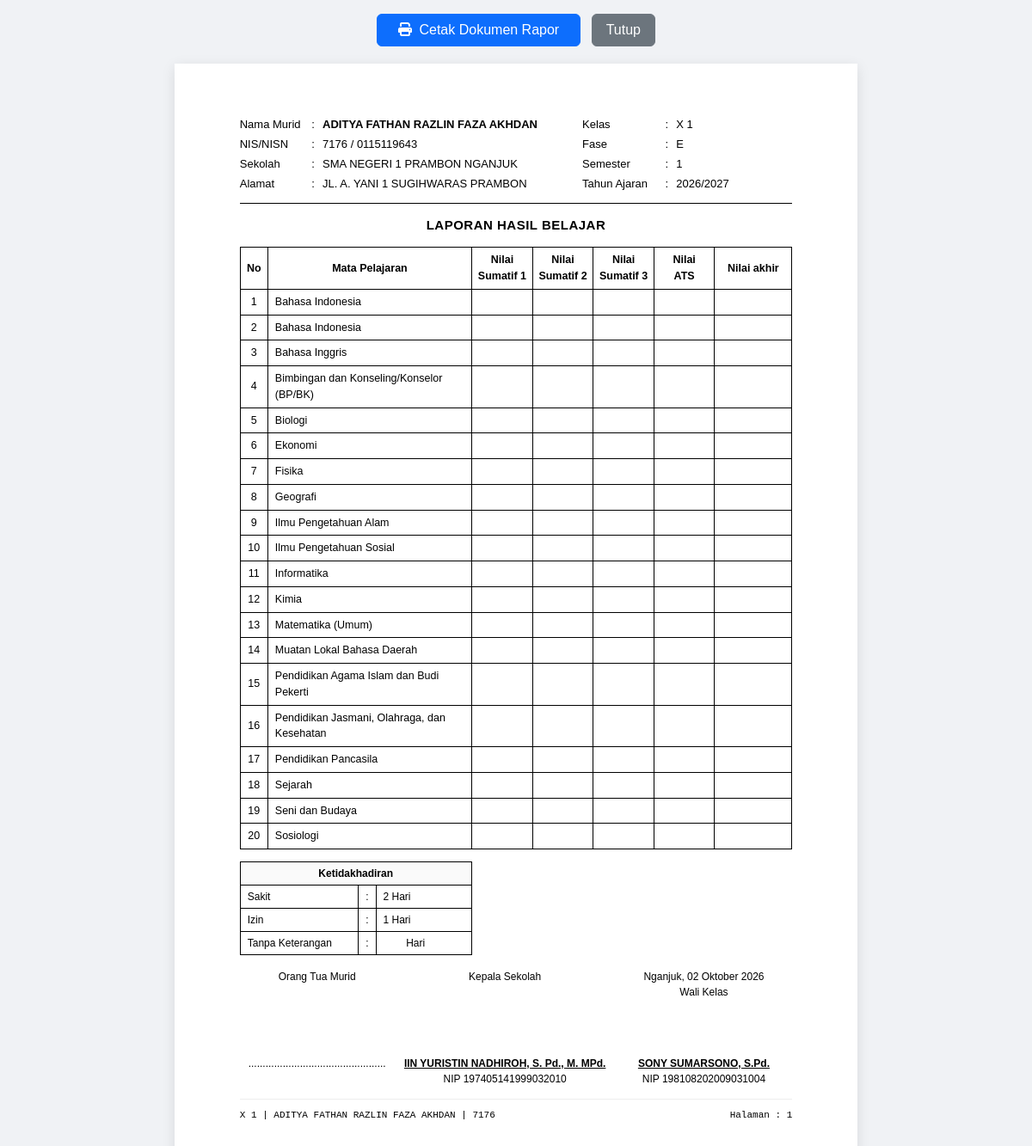
/student-report.php?nis=7176 (signed in), run on the app's committed database.
### tables this page shows
CREATE TABLE `tb_siswa` (
  `nis` varchar(20) NOT NULL,
  `id_user` int(11) NOT NULL,
  `nama` varchar(100) NOT NULL,
  `nisn` varchar(20) DEFAULT NULL,
  `id_kelas` int(11) NOT NULL,
  PRIMARY KEY (`nis`),
  UNIQUE KEY `uq_siswa_nisn` (`nisn`),
  KEY `fk_user_siswa` (`id_user`),
  KEY `fk_kelas_siswa` (`id_kelas`),
  CONSTRAINT `fk_kelas_siswa` FOREIGN KEY (`id_kelas`) REFERENCES `tb_kelas` (`id_kelas`) ON DELETE CASCADE ON UPDATE CASCADE,
  CONSTRAINT `fk_user_siswa` FOREIGN KEY (`id_user`) REFERENCES `tb_user` (`id_user`) ON DELETE CASCADE ON UPDATE CASCADE
);

CREATE TABLE `tb_kelas` (
  `id_kelas` int(11) NOT NULL AUTO_INCREMENT,
  `nama_kelas` varchar(20) NOT NULL,
  `tingkat` varchar(5) NOT NULL,
  `id_guru_walikelas` varchar(20) DEFAULT NULL,
  PRIMARY KEY (`id_kelas`),
  UNIQUE KEY `nama_kelas` (`nama_kelas`),
  KEY `fk_kelas_walikelas` (`id_guru_walikelas`),
  CONSTRAINT `fk_kelas_walikelas` FOREIGN KEY (`id_guru_walikelas`) REFERENCES `tb_guru` (`id_guru`) ON DELETE SET NULL ON UPDATE CASCADE
);

CREATE TABLE `tb_pengaturan_rapor` (
  `id` int(11) NOT NULL DEFAULT 1,
  `nama_sekolah` varchar(150) NOT NULL DEFAULT 'SMA NEGERI 1 PRAMBON NGANJUK',
  `alamat_sekolah` varchar(200) NOT NULL DEFAULT 'JL. A. YANI 1 SUGIHWARAS PRAMBON',
  `logo_sekolah` varchar(255) DEFAULT NULL,
  `npsn` varchar(30) NOT NULL DEFAULT '20539744',
  `akreditasi` varchar(30) NOT NULL DEFAULT 'A (Unggul)',
  `slogan` varchar(255) NOT NULL DEFAULT 'Unggul dalam Prestasi, Berkarakter, dan Berbudaya Lingkungan',
  `telepon` varchar(50) NOT NULL DEFAULT '(0358) 771234',
  `email` varchar(100) NOT NULL DEFAULT 'info@sman1prambon.sch.id',
  `website` varchar(100) NOT NULL DEFAULT 'sman1prambon.sch.id',
  `deskripsi_sekolah` text DEFAULT NULL,
  `tahun_ajaran` varchar(20) NOT NULL DEFAULT '2025/2026',
  `semester` varchar(10) NOT NULL DEFAULT '2',
  `nama_kepala_sekolah` varchar(150) NOT NULL DEFAULT 'Iin Yuristin Nadhiroh, S. Pd., M. MPd.',
  `nip_kepala_sekolah` varchar(30) NOT NULL DEFAULT '197405141999032010',
  `tempat_rapor` varchar(50) NOT NULL DEFAULT 'Prambon',
  `tanggal_rapor` varchar(50) NOT NULL DEFAULT '19 Juni 2026',
  PRIMARY KEY (`id`)
);

CREATE TABLE `tb_mapel_referensi` (
  `id_mapel` varchar(20) NOT NULL,
  `nama_mapel` varchar(100) NOT NULL,
  `sistem` tinyint(1) NOT NULL DEFAULT 0 COMMENT '1 = mapel sistem, tidak boleh dihapus',
  PRIMARY KEY (`id_mapel`)
);

CREATE TABLE `tb_presensi_sts` (
  `id_presensi` int(11) NOT NULL AUTO_INCREMENT,
  `nis` varchar(20) NOT NULL,
  `sakit` int(11) NOT NULL DEFAULT 0,
  `izin` int(11) NOT NULL DEFAULT 0,
  `alpa` int(11) NOT NULL DEFAULT 0,
  PRIMARY KEY (`id_presensi`),
  UNIQUE KEY `nis` (`nis`),
  KEY `fk_presensi_siswa` (`nis`),
  CONSTRAINT `fk_presensi_siswa` FOREIGN KEY (`nis`) REFERENCES `tb_siswa` (`nis`) ON DELETE CASCADE ON UPDATE CASCADE
);

CREATE TABLE `tb_guru` (
  `id_guru` varchar(20) NOT NULL,
  `id_user` int(11) NOT NULL,
  `nama_guru` varchar(100) NOT NULL,
  PRIMARY KEY (`id_guru`),
  KEY `fk_user_guru` (`id_user`),
  CONSTRAINT `fk_user_guru` FOREIGN KEY (`id_user`) REFERENCES `tb_user` (`id_user`) ON DELETE CASCADE ON UPDATE CASCADE
);

### models/Student.php (called while the page is built, shortened)
<?php
class Student
{
    private mysqli $conn;
    public function __construct(mysqli $conn)
    {
        $this->conn = $conn;
    }
    public function getById(string $nis): ?array
    {
        $stmt = mysqli_prepare(
            $this->conn,
            "SELECT u.id_user, u.username, s.nis, s.nisn, s.nama, s.id_kelas, k.nama_kelas, k.tingkat
             FROM tb_siswa s
             INNER JOIN tb_user u ON s.id_user = u.id_user
             INNER JOIN tb_kelas k ON s.id_kelas = k.id_kelas
             WHERE s.nis = ?"
        );
        mysqli_stmt_bind_param($stmt, "s", $nis);
        mysqli_stmt_execute($stmt);
        $res = mysqli_stmt_get_result($stmt);
        return mysqli_fetch_assoc($res);
    }
    public function getReportSts(string $nis): array
    {
        $student = $this->getById($nis);
        $idKelas = (int)$student['id_kelas'];
        $tingkat = (string)$student['tingkat'];
        $sql = "SELECT m.id_mapel, m.nama_mapel,
                       COALESCE(mp.kategori, 'Umum') AS kategori,
                       COALESCE(mp.urutan, 999) AS urutan,
                       g.nama_guru,
                       n.sumatif_1, n.sumatif_2, n.sumatif_3, n.rata_sumatif,
                       n.nilai_sts, n.nilai_akhir, n.status_kelulusan
                FROM tb_pengampu p
                INNER JOIN tb_mapel_referensi m ON p.id_mapel = m.id_mapel
                INNER JOIN tb_guru g ON p.id_guru = g.id_guru
                LEFT JOIN tb_mapel_mapping mp ON (mp.id_mapel = m.id_mapel AND mp.jenjang = ?)
                LEFT JOIN tb_nilai_sts n ON (p.id_pengampu = n.id_pengampu AND n.nis = ?)
                WHERE p.id_kelas = ?
                ORDER BY
                    CASE WHEN COALESCE(mp.kategori, 'Umum') = 'Umum' THEN 1 ELSE 2 END ASC,
                    COALESCE(mp.urutan, 999) ASC,
                    m.nama_mapel ASC";
        $stmt = mysqli_prepare($this->conn, $sql);
        mysqli_stmt_bind_param($stmt, "ssi", $tingkat, $nis, $idKelas);
        mysqli_stmt_execute($stmt);
        $res = mysqli_stmt_get_result($stmt);
        $grades = [];
        while ($row = mysqli_fetch_assoc($res)) {
            $grades[] = $row;
        }
        $presStmt = mysqli_prepare($this->conn, "SELECT sakit, izin, alpa FROM tb_presensi_sts WHERE nis = ?");
        mysqli_stmt_bind_param($presStmt, "s", $nis);
        mysqli_stmt_execute($presStmt);
        $presensi = mysqli_fetch_assoc(mysqli_stmt_get_result($presStmt));
        return [
            'student' => $student,
            'grades' => $grades,
            'presensi' => $presensi
        ];
    }
}

### models/Setting.php (called while the page is built, shortened)
<?php
class Setting
{
    private mysqli $conn;
    public function __construct(mysqli $conn)
    {
        $this->conn = $conn;
    }
    public function get(): array
    {
        $sql = "SELECT * FROM tb_pengaturan_rapor WHERE id = 1";
        $query = mysqli_query($this->conn, $sql);
        $data = mysqli_fetch_assoc($query);
        $defaults = [
            'nama_sekolah'        => 'SMA NEGERI 1 PRAMBON NGANJUK',
            'alamat_sekolah'      => 'JL. A. YANI 1 SUGIHWARAS PRAMBON',
            'logo_sekolah'        => null,
            'npsn'                => '20539744',
            'akreditasi'          => 'A (Unggul)',
            'slogan'              => 'Unggul dalam Prestasi, Berkarakter, dan Berbudaya Lingkungan',
            'telepon'             => '(0358) 771234',
            'email'               => 'info@sman1prambon.sch.id',
            'website'             => 'sman1prambon.sch.id',
            'deskripsi_sekolah'   => 'SMA Negeri 1 Prambon Nganjuk berkomitmen mewujudkan generasi cerdas, berakhlak mulia, kompetitif, serta siap menghadapi tantangan era digital dengan Kurikulum Merdeka.',
            'tahun_ajaran'        => '2025/2026',
            'semester'            => '2',
            'nama_kepala_sekolah' => 'Iin Yuristin Nadhiroh, S. Pd., M. MPd.',
            'nip_kepala_sekolah'  => '197405141999032010',
            'tempat_rapor'        => 'Prambon',
            'tanggal_rapor'       => '19 Juni 2026',
        ];
        return $data;
    }
}

### student-report.php (the view, shortened to what this page needs)
<?php
require_once "models/Student.php";
require_once "models/Bobot.php";
require_once "models/Setting.php";
$db = new Database();
$conn = $db->connect();
$studentModel = new Student($conn);
$settingModel = new Setting($conn);
$nis = $_GET['nis'] ?? '';
$reportData = $studentModel->getReportSts($nis);
$student    = $reportData['student'];
$grades     = $reportData['grades'];
$setting    = $settingModel->get();
$idKelas = (int)$student['id_kelas'];
$qWali = mysqli_query($conn, "
    SELECT g.nama_guru, g.id_guru
    FROM tb_kelas k
    LEFT JOIN tb_guru g ON k.id_guru_walikelas = g.id_guru
    WHERE k.id_kelas = $idKelas
");
$wali = mysqli_fetch_assoc($qWali);
$namaWali = $wali['nama_guru'] ?? '-';
$nipWali  = $wali['id_guru'] ?? '-';
$kelasFormatted = str_replace('-', ' ', $student['nama_kelas']);
$fase = ($student['tingkat'] === '10' || str_starts_with($student['nama_kelas'], 'X-')) ? 'E' : 'F';
?>
<!DOCTYPE html>
<html lang="id">
<head>
    <link href="vendor/bootstrap-5.3.8/css/bootstrap.min.css" rel="stylesheet">
    <link rel="stylesheet" href="https://cdnjs.cloudflare.com/ajax/libs/font-awesome/6.5.1/css/all.min.css">
</head>
<body>
<div class="container text-center my-3 no-print">
    <button onclick="window.print();" class="btn btn-primary px-4 me-2">
        <i class="fa fa-print me-1"></i> Cetak Dokumen Rapor
    </button>
    <button onclick="window.close();" class="btn btn-secondary px-3">
        Tutup
    </button>
</div>
<div class="report-page">
    <div class="content-area">
        <table class="meta-table">
            <tr>
                <td style="width: 13%;">Nama Murid</td>
                <td style="width: 2%;">:</td>
                <td style="width: 47%; font-weight: bold;"><?= htmlspecialchars($student['nama']) ?></td>
                <td style="width: 15%;">Kelas</td>
                <td style="width: 2%;">:</td>
                <td style="width: 21%;"><?= htmlspecialchars($kelasFormatted) ?></td>
            </tr>
            <tr>
                <td>NIS/NISN</td>
                <td>:</td>
                <td><?= htmlspecialchars($student['nis']) ?> / <?= htmlspecialchars($student['nisn'] ?? '-') ?></td>
                <td>Fase</td>
                <td>:</td>
                <td><?= htmlspecialchars($fase) ?></td>
            </tr>
            <tr>
                <td>Sekolah</td>
                <td>:</td>
                <td><?= htmlspecialchars($setting['nama_sekolah']) ?></td>
                <td>Semester</td>
                <td>:</td>
                <td><?= htmlspecialchars($setting['semester']) ?></td>
            </tr>
            <tr>
                <td>Alamat</td>
                <td>:</td>
                <td><?= htmlspecialchars($setting['alamat_sekolah']) ?></td>
                <td>Tahun Ajaran</td>
                <td>:</td>
                <td><?= htmlspecialchars($setting['tahun_ajaran']) ?></td>
            </tr>
        </table>
        <div class="meta-divider"></div>
        <div class="report-title">LAPORAN HASIL BELAJAR</div>
        <table class="table-raport">
            <thead>
                <tr>
                    <th style="width: 5%;">No</th>
                    <th style="width: 37%;">Mata Pelajaran</th>
                    <th style="width: 11%;">Nilai<br>Sumatif 1</th>
                    <th style="width: 11%;">Nilai<br>Sumatif 2</th>
                    <th style="width: 11%;">Nilai<br>Sumatif 3</th>
                    <th style="width: 11%;">Nilai<br>ATS</th>
                    <th style="width: 14%;">Nilai akhir</th>
                </tr>
            </thead>
            <tbody>
                <?php
                if (empty($grades)) {
                    echo '<tr><td colspan="7" class="text-center py-4 text-muted">Belum ada data mata pelajaran untuk kelas ini.</td></tr>';
                } else {
                    $no = 1;
                    foreach ($grades as $g) {
                        $s1 = ($g['sumatif_1'] !== null && $g['sumatif_1'] !== '') ? (float)$g['sumatif_1'] : '';
                        $s2 = ($g['sumatif_2'] !== null && $g['sumatif_2'] !== '') ? (float)$g['sumatif_2'] : '';
                        $s3 = ($g['sumatif_3'] !== null && $g['sumatif_3'] !== '') ? (float)$g['sumatif_3'] : '';
                        $ats = ($g['nilai_sts'] !== null && $g['nilai_sts'] !== '') ? (float)$g['nilai_sts'] : '';
                        $na = ($g['nilai_akhir'] !== null && $g['nilai_akhir'] !== '') ? (float)$g['nilai_akhir'] : '';
                ?>
                    <tr>
                        <td class="text-center"><?= $no++ ?></td>
                        <td class="mapel-name"><?= htmlspecialchars($g['nama_mapel']) ?></td>
                        <td class="text-center"><?= $s1 ?></td>
                        <td class="text-center"><?= $s2 ?></td>
                        <td class="text-center"><?= $s3 ?></td>
                        <td class="text-center"><?= $ats ?></td>
                        <td class="text-center"><?= $na ?></td>
                    </tr>
                <?php
                    }
                }
                ?>
            </tbody>
        </table>
        <?php
        $presensi = $reportData['presensi'] ?? ['sakit' => 0, 'izin' => 0, 'alpa' => 0];
        $sakitTxt = ((int)($presensi['sakit'] ?? 0) > 0) ? (int)$presensi['sakit'] . ' Hari' : '&nbsp;&nbsp;&nbsp;&nbsp;&nbsp;&nbsp;&nbsp;&nbsp;Hari';
        $izinTxt  = ((int)($presensi['izin'] ?? 0) > 0) ? (int)$presensi['izin'] . ' Hari' : '&nbsp;&nbsp;&nbsp;&nbsp;&nbsp;&nbsp;&nbsp;&nbsp;Hari';
        $alpaTxt  = ((int)($presensi['alpa'] ?? 0) > 0) ? (int)$presensi['alpa'] . ' Hari' : '&nbsp;&nbsp;&nbsp;&nbsp;&nbsp;&nbsp;&nbsp;&nbsp;Hari';
        ?>
        <table class="table-ketidakhadiran">
            <thead>
                <tr>
                    <th colspan="3">Ketidakhadiran</th>
                </tr>
            </thead>
            <tbody>
                <tr>
                    <td style="width: 52%;">Sakit</td>
                    <td style="width: 6%; text-align: center;">:</td>
                    <td style="width: 42%;"><?= $sakitTxt ?></td>
                </tr>
                <tr>
                    <td>Izin</td>
                    <td style="text-align: center;">:</td>
                    <td><?= $izinTxt ?></td>
                </tr>
                <tr>
                    <td>Tanpa Keterangan</td>
                    <td style="text-align: center;">:</td>
                    <td><?= $alpaTxt ?></td>
                </tr>
            </tbody>
        </table>
        <table class="signature-table">
            <tr>
                <td class="col-ortu">Orang Tua Murid</td>
                <td class="col-kepsek">Kepala Sekolah</td>
                <td class="col-wali"><?= htmlspecialchars($setting['tempat_rapor']) ?>, <?= htmlspecialchars($setting['tanggal_rapor']) ?><br>Wali Kelas</td>
            </tr>
            <tr>
                <td class="signature-space"></td>
                <td class="signature-space"></td>
                <td class="signature-space"></td>
            </tr>
            <tr>
                <td class="col-ortu">................................................</td>
                <td class="col-kepsek">
                    <span style="white-space: nowrap; display: inline-block;"><u><strong><?= htmlspecialchars($setting['nama_kepala_sekolah']) ?></strong></u></span><br>
                    NIP <?= htmlspecialchars($setting['nip_kepala_sekolah']) ?>
                </td>
                <td class="col-wali">
                    <span style="white-space: nowrap; display: inline-block;"><u><strong><?= htmlspecialchars($namaWali) ?></strong></u></span><br>
                    NIP <?= htmlspecialchars($nipWali) ?>
                </td>
            </tr>
        </table>
    </div>
    <div class="running-footer">
        <div><?= htmlspecialchars($kelasFormatted) ?> | <?= htmlspecialchars($student['nama']) ?> | <?= htmlspecialchars($student['nis']) ?></div>
        <div>Halaman : 1</div>
    </div>
</div>
</body>
</html>

### data on the page
tb_siswa: nama "ADITYA FATHAN RAZLIN FAZA AKHDAN", id_kelas.nama_kelas "X 1", nis "7176", nisn "0115119643", id_kelas.tingkat "E"
tb_pengaturan_rapor: nama_sekolah "SMA NEGERI 1 PRAMBON NGANJUK", semester "1", alamat_sekolah "JL. A. YANI 1 SUGIHWARAS PRAMBON", tahun_ajaran "2026/2027", tempat_rapor "Nganjuk", tanggal_rapor "02 Oktober 2026", nama_kepala_sekolah "IIN YURISTIN NADHIROH, S. Pd., M. MPd.", nip_kepala_sekolah "197405141999032010"
tb_mapel_referensi: nama_mapel "Bahasa Indonesia"
tb_mapel_referensi: nama_mapel "Bahasa Inggris"
tb_mapel_referensi: nama_mapel "Bimbingan dan Konseling/Konselor (BP/BK)"
tb_mapel_referensi: nama_mapel "Biologi"
tb_mapel_referensi: nama_mapel "Ekonomi"
tb_mapel_referensi: nama_mapel "Fisika"
tb_mapel_referensi: nama_mapel "Geografi"
tb_mapel_referensi: nama_mapel "Ilmu Pengetahuan Alam"
tb_mapel_referensi: nama_mapel "Ilmu Pengetahuan Sosial"
tb_mapel_referensi: nama_mapel "Informatika"
tb_mapel_referensi: nama_mapel "Kimia"
tb_mapel_referensi: nama_mapel "Matematika (Umum)"
tb_mapel_referensi: nama_mapel "Muatan Lokal Bahasa Daerah"
tb_mapel_referensi: nama_mapel "Pendidikan Agama Islam dan Budi Pekerti"
tb_mapel_referensi: nama_mapel "Pendidikan Jasmani, Olahraga, dan Kesehatan"
tb_mapel_referensi: nama_mapel "Pendidikan Pancasila"
tb_mapel_referensi: nama_mapel "Sejarah"
tb_mapel_referensi: nama_mapel "Seni dan Budaya"
tb_mapel_referensi: nama_mapel "Sosiologi"
tb_presensi_sts: sakit "2 Hari", izin "1 Hari", alpa "Hari"
tb_guru: nama_guru "SONY SUMARSONO, S.Pd.", id_guru "198108202009031004"
